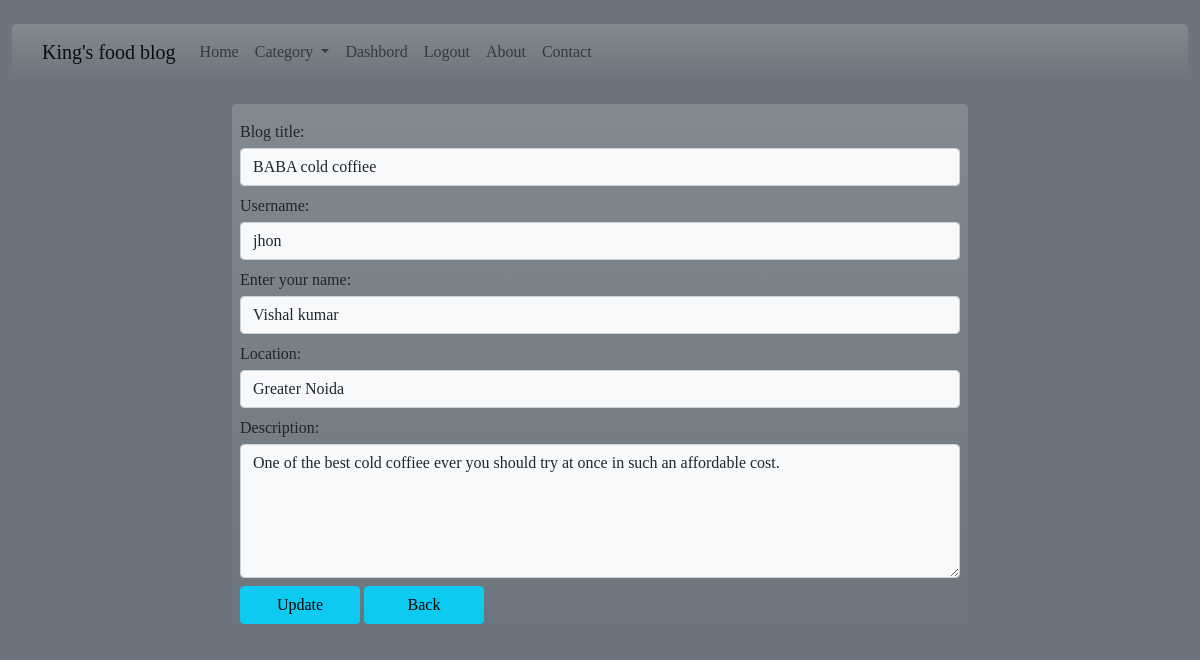
/update_post/2/ (signed in), run on the app's committed database.
### app/models.py (models this page shows, shortened)
class Post(models.Model):
    title = models.CharField(max_length=200)
    uname = models.CharField(max_length=100)
    author = models.CharField(max_length=100)
    date = models.DateField(auto_now_add=True)
    location = models.CharField(max_length=150)
    description = models.TextField()

### app/views.py (the view)
# urls.py: path('update_post/<int:id>/', views.update_post, name='update_post'),
def update_post(request, id):
    if request.user.is_authenticated:
        if request.method == "POST":
            data = Post.objects.get(pk=id)
            record = UserPost(request.POST, instance=data)
            if record.is_valid():
                record.save()
                messages.success(request, 'Post updated successfully!!!')
        else:
            data = Post.objects.get(pk=id)
            record = UserPost(instance=data)
        return render(request, 'foodblogapp/update_post.html', {'form': record})
    else:
        return HttpResponseRedirect('/login/')

### app/forms.py
class UserPost(forms.ModelForm):
    class Meta:
        model = Post
        fields = ['title','uname', 'author', 'location', 'description']
        labels = {'title': 'Blog title','uname':'Username', 'author': "Enter your name"}
        widgets = {
            'title': forms.TextInput(attrs={'class': 'form-control bg-light my-1', 'placeholder': 'Enter title of you blog'}),
            'uname': forms.TextInput(attrs={'class': 'form-control bg-light my-1', 'placeholder': 'Enter username'}),
            'author': forms.TextInput(attrs={'class': 'form-control bg-light my-1', 'placeholder': 'Enter author name'}),
            'location': forms.TextInput(attrs={'class': 'form-control bg-light my-1', 'placeholder': 'Enter location of the post'}),
            'description': forms.Textarea(attrs={'class': 'form-control bg-light my-1', 'rows': '5'})
        }

### templates/foodblogapp/update_post.html (shortened to what this page needs)
{% extends 'foodblogapp/base.html' %}
{% load static %}
{% block content %}
<div class="container col-sm-8">
    <div class="jumbotron bg-gradient rounded-3 px-2 py-2">
        <form action="" method="post" novalidate>
            {% if form %}
            {% for fm in form %}
            <div class="form-group my-2">
                {{fm.label_tag}} {{fm}} <small class="text-warning"> {{fm.errors|striptags}}</small>
            </div>
            {%endfor%}
            {%endif%}
            <input type="submit" class="btn btn-info col-sm-2" value="Update">
            <a href="{% url 'dashboard' %}" class="btn btn-info text-decoration-none col-sm-2">Back</a>
        </form>
    </div>
</div>
{% endblock content %}

### static/css/style.css (style rules this page uses)
body { font-family: 'Enriqueta', serif; }

### data on the page
Post: form "BABA cold coffiee" "jhon" "Vishal kumar" "Greater Noida" "One of the best cold coffiee ever you should try at once in such an affordable cost."

### other printed values
{{ fm.label_tag }} "Blog title:" "Username:" "Enter your name:" "Location:" "Description:"
